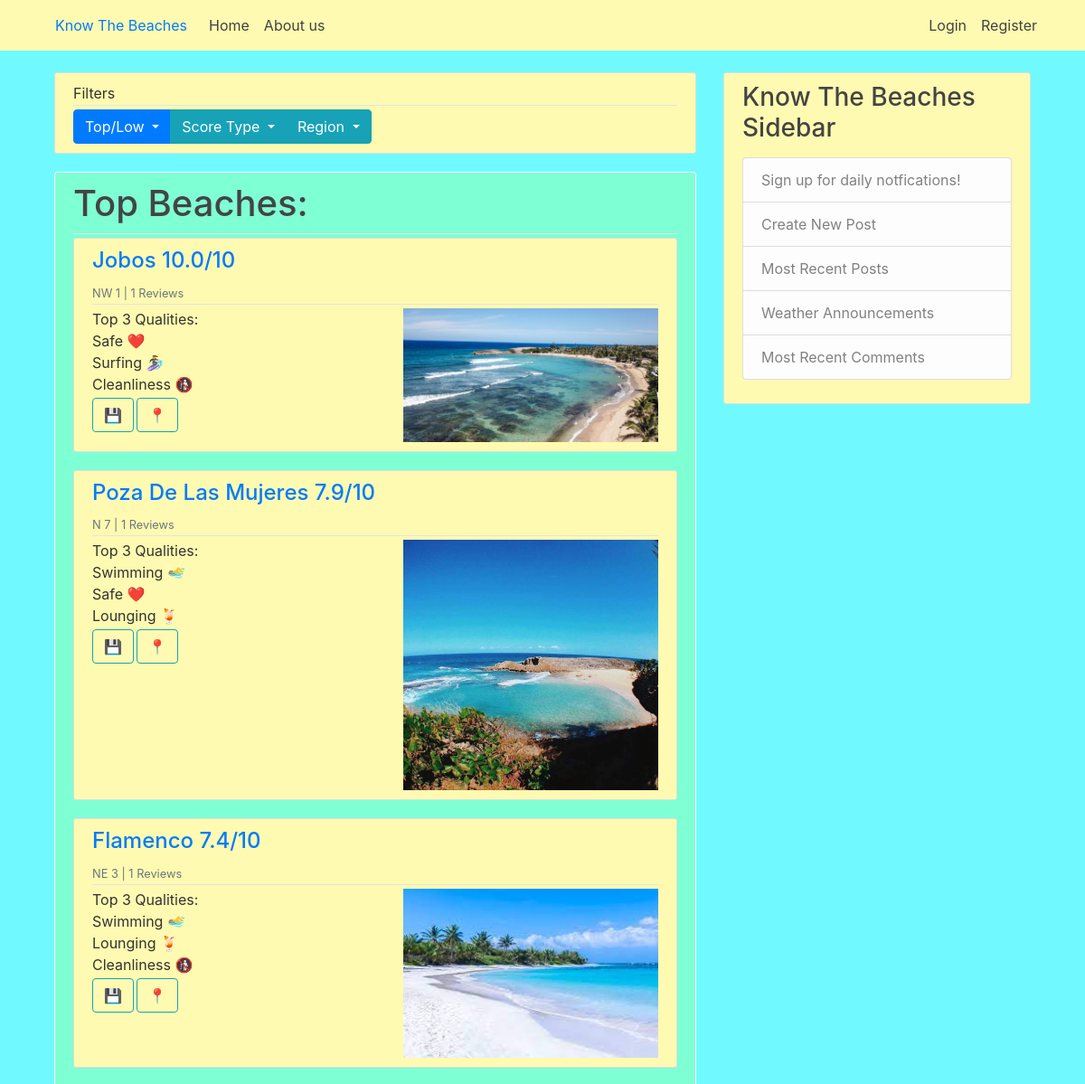
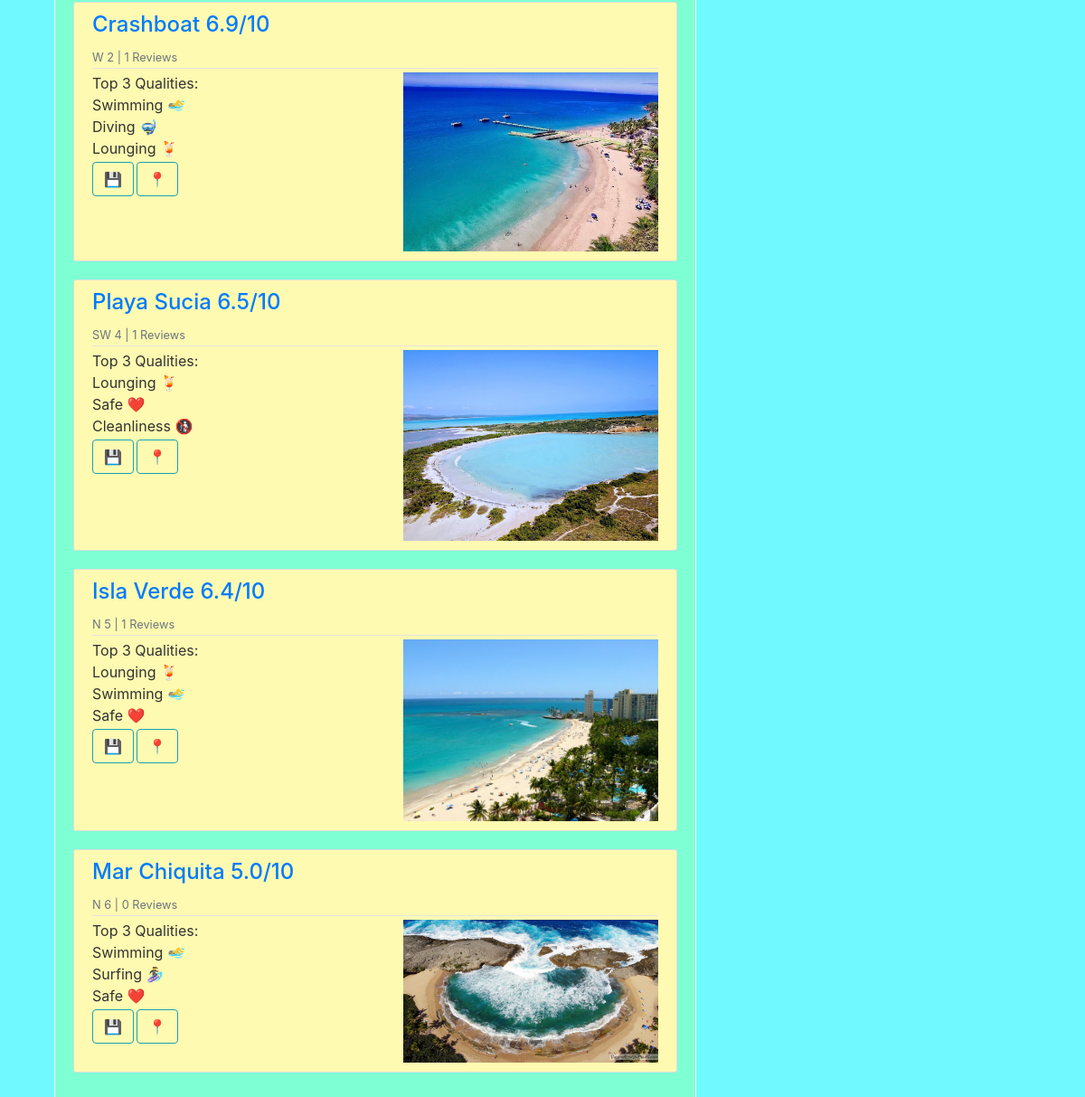
/, run on an earlier commit of the app's database (2 pictures, top to bottom).
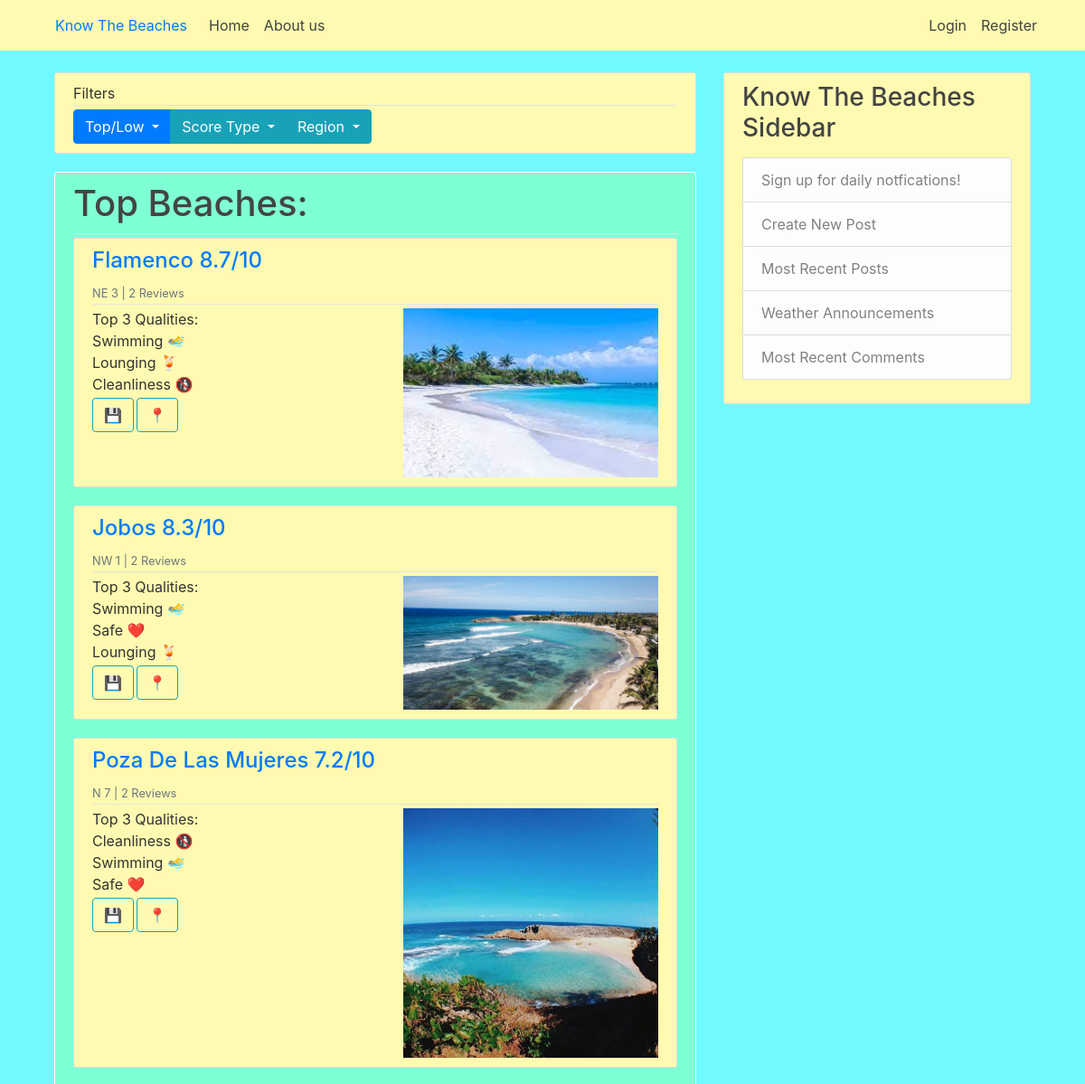
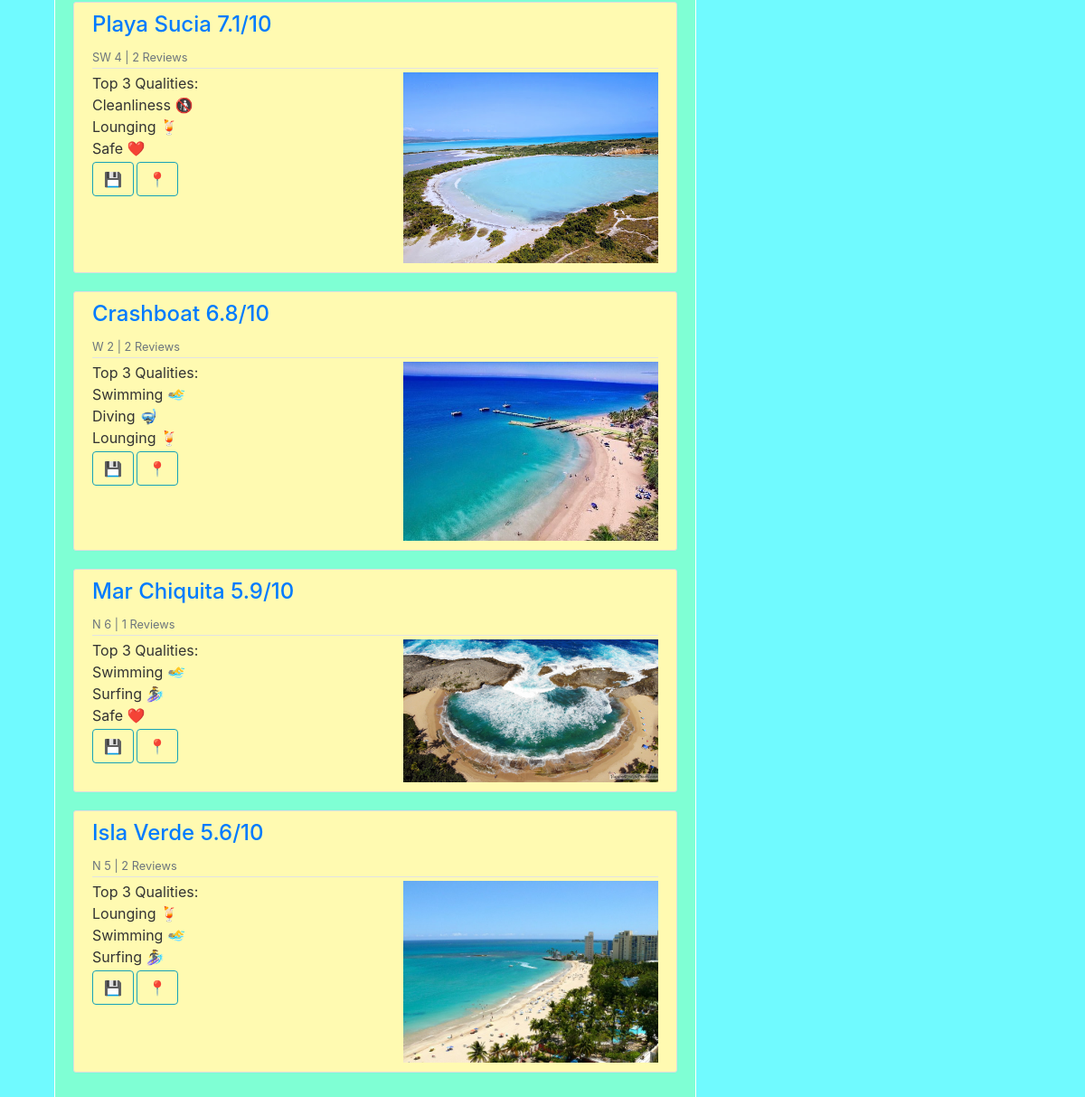
And on a later commit of the database (2 pictures, top to bottom).
### beach/models.py (models this page shows, shortened)
class Beach(models.Model):
    name = models.CharField(max_length = 60)
    img = models.ImageField(upload_to='beach_pic', null = True)
    region = models.CharField(max_length = 2, choices=CHOICE_REGIONS) # N, NE, E, SE, S, SW, W, NW
    overallRating = models.DecimalField(max_digits=3, decimal_places=1, null = True, default=0)
    swimRating = models.DecimalField(max_digits=3, decimal_places=1, null = True, default=0)
    diveRating = models.DecimalField(max_digits=3, decimal_places=1, null = True, default=0)
    surfRating = models.DecimalField(max_digits=3, decimal_places=1, null = True, default=0)
    loungeRating = models.DecimalField(max_digits=3, decimal_places=1, null = True, default=0)
    boatRating = models.DecimalField(max_digits=3, decimal_places=1, null = True, default=0)
    isCleanRating = models.DecimalField(max_digits=3, decimal_places=1, null = True, default=0)
    safetyRating = models.DecimalField(max_digits=3, decimal_places=1, null = True, default=0)
    lifeguardRating = models.CharField(max_length = 3, choices=CHOICE_AVAILABLE, default= 'No')

### home/views.py (the view)
# urls.py: path('', views.home, name = 'home'),
def home(request):
    beachesCommentAmount = {}
    beachesTopActivities = {}
    for beach in topOverallBeaches:
        beachesCommentAmount[str(beach.name)] = Comment.objects.filter(beach__name=beach.name).count()
        ratings = [beach.swimRating, beach.diveRating, beach.surfRating, beach.loungeRating, beach.boatRating, beach.isCleanRating, beach.safetyRating]
        names = ["Swimming 🏊‍♂️", "Diving 🤿", "Surfing 🏄‍♀️", "Lounging 🍹", "Boating 🛥️", "Cleanliness 🚯", "Safe ❤️"]
        topActivitiesTuple = sorted(zip(ratings, names), reverse=True)[:3] #Retrieve the names of the top rated beaches
        topActivities = [topActivitiesTuple[0][1], topActivitiesTuple[1][1], topActivitiesTuple[2][1]]
        beachesTopActivities[str(beach.name)] = topActivities
    context = {
        'topOverallBeaches' : topOverallBeaches,
        'beachesCommentAmount' : beachesCommentAmount,
        'beachesTopActivities' : beachesTopActivities
    }
    return render(request, 'home/home.html', context)

### templates/home/home.html (shortened to what this page needs)
{% extends "base.html" %}
{% block content %}
<article class="media content-section">
  <div class="media-body">
    <div class="article-metadata">
      Filters
    </div>
    <div>
      <div class="btn-group" role="group" aria-label="Button Group with Dropdown">
        <div class="btn-group">
          <button class="btn btn-primary dropdown-toggle" type="button" id="dropdownMenuButton1" data-toggle="dropdown" aria-haspopup="true" aria-expanded="false">
            Top/Low
          </button>
        </div>
        <div class="btn-group">
          <button class="btn btn-info dropdown-toggle" type="button" id="dropdownMenuButton2" data-toggle="dropdown" aria-haspopup="true" aria-expanded="false">
            Score Type
          </button>
        </div>
        <div class="btn-group">
          <button class="btn btn-info dropdown-toggle" type="button" id="dropdownMenuButton3" data-toggle="dropdown" aria-haspopup="true" aria-expanded="false">
            Region
          </button>
      </div>
    </div>
  </div>
</article>
<article class="media content-section" style="background-color: aquamarine; border-color: white;">
  <div class="media-body">
    <div class="article-metadata">
      <h1>Top Beaches: </h1>
    </div>
    {% for beach in topOverallBeaches %}
    <article class="media content-section">
        <div class="media-body">
          <div class="article-metadata">
            <h4><a class="mr-2" href="{% url 'beach' beach.name %}">{{ beach.name | title}} {{ beach.overallRating }}/10 </a> </h4>
            <div><small class="text-muted">{{ beach.region }} {{beach.id}} | {{ beachesCommentAmount|get:beach.name}} Reviews</small></div>
          </div>
          <div>
            <img src="{{beach.img.url}}" alt="image not found" width="45%" align="right"> Top 3 Qualities:
            {% for activity in beachesTopActivities|get:beach.name%}
              <br> {{activity}}
            {% endfor %}
          </div>
          <div>
            <div class="form-inline">
              <form class="form-inline" role="form" action="add/{{beach.name}}">
                <div class="form-group">
                  <button class="btn btn-outline-info" type="btn">💾</button>
                </div>
              </form>
              <a class="article-content"><a href="/#">
                  <button style="margin: 3px" class="btn btn-outline-info" type="btn"> 📍 </button> </a> </a>
            </div>
          </div>
        </div>
      </article>
      {% endfor %}
    </div>
  </article>
{% endblock content %}

### templates/base.html (shortened to what this page needs)
{% load static %}
<!doctype html>
<html lang="en">
  <head>
    <link rel="stylesheet" href="https://maxcdn.bootstrapcdn.com/bootstrap/4.0.0/css/bootstrap.min.css">
    <link rel="stylesheet" type = "text/css" href="{% static 'beach/main.css'%}">
  </head>
  <body>
    <header class="site-header">
        <nav class="navbar navbar-expand-md navbar-dark bg-steel fixed-top">
          <div class="container">
            <a class="nav-item nav-link" href="/">Know The Beaches</a>
            <div class="collapse navbar-collapse" id="navbarToggle">
              <div class="navbar-nav mr-auto">
                <a class="nav-item nav-link" href="/">Home</a>
                <a class="nav-item nav-link" href="/about">About us</a>
              </div>
              <div class="navbar-nav">
                {% if user.is_authenticated %}
                  <a class="nav-item nav-link"> Welcome {{ user.username }} !</a>
                  <a class="nav-item nav-link" href="{% url 'profile' user.username %}">Profile</a>
                  <a class="nav-item nav-link" href="{% url 'logout' %}">Logout</a>
                {% else %}
                  <a class="nav-item nav-link" href="{% url 'login' %}">Login</a>
                  <a class="nav-item nav-link" href="{% url 'register' %}">Register</a>
                {% endif %}
              </div>
            </div>
          </div>
        </nav>
      </header>
      <div class = "container">
        <main role="main" class="container">
            <div class="row">
              <div class="col-md-8">
                {% block content %}{% endblock %}
              </div>
              <div class="col-md-4">
                <div class="content-section">
                  <h3>Know The Beaches Sidebar</h3>
                  <p class='text-muted'>
                    <ul class="list-group">
                      <li class="list-group-item list-group-item-light">Sign up for daily notfications!</li>
                      <li class="list-group-item list-group-item-light">Create New Post</li>
                      <li class="list-group-item list-group-item-light"> Most Recent Posts</li>
                      <li class="list-group-item list-group-item-light">Weather Announcements</li>
                      <li class="list-group-item list-group-item-light">Most Recent Comments</li>
                    </ul>
                  </p>
                </div>
              </div>
            </div>
          </main>
      </div>
  </body>
</html>

### beach/static/beach/main.css (style rules this page uses)
body { background: #70faff; color: #333333; margin-top: 5rem; }
h1, h2, h3, h4, h5, h6 { color: #444444; }
ul { margin: 0; }
.bg-steel { background-color: #fffab1; }
.site-header .navbar-nav .nav-link { color: #424242; }
.content-section { background: #fffab1; padding: 10px 20px; border: 1px solid #dddddd; border-radius: 3px; margin-bottom: 20px; }
.article-content { white-space: pre-line; }
.article-metadata { padding-bottom: 1px; margin-bottom: 4px; border-bottom: 1px solid #e3e3e3 }

What changed in the data, as far as the page shows it:
changed Beach "Flamenco": overallRating "7.4" → "8.7"; name "1" → "2"; moves up the list
changed Beach "Jobos": overallRating "10.0" → "8.3"; name "1" → "2"
changed Beach "Poza De Las Mujeres": overallRating "7.9" → "7.2"; name "1" → "2"
changed Beach "Playa Sucia": overallRating "6.5" → "7.1"; name "1" → "2"; moves up the list
changed Beach "Crashboat": overallRating "6.9" → "6.8"; name "1" → "2"
changed Beach "Mar Chiquita": overallRating "5.0" → "5.9"; name "0" → "1"; moves up the list
changed Beach "Isla Verde": overallRating "6.4" → "5.6"; name "1" → "2"
Also different on the page:
new list line: "Swimming 🏊‍♂️"
new list line: "Lounging 🍹"
new list line: "Cleanliness 🚯"
new list line: "Surfing 🏄‍♀️"
list line gone: "Surfing 🏄‍♀️"
list line gone: "Cleanliness 🚯"
list line gone: "Lounging 🍹"
list line gone: "Safe ❤️"
